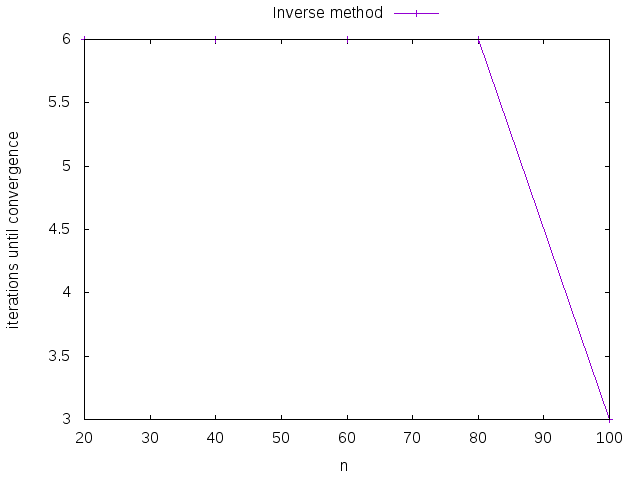

Generate this figure with gnuplot:
set term term_type
set output output_file
set key outside;
set key center top;
set ylabel "iterations until convergence"
set xlabel "n"
plot\
 'data/power_iterations.dat' using 1:6 w lp title 'Inverse method'
set output
